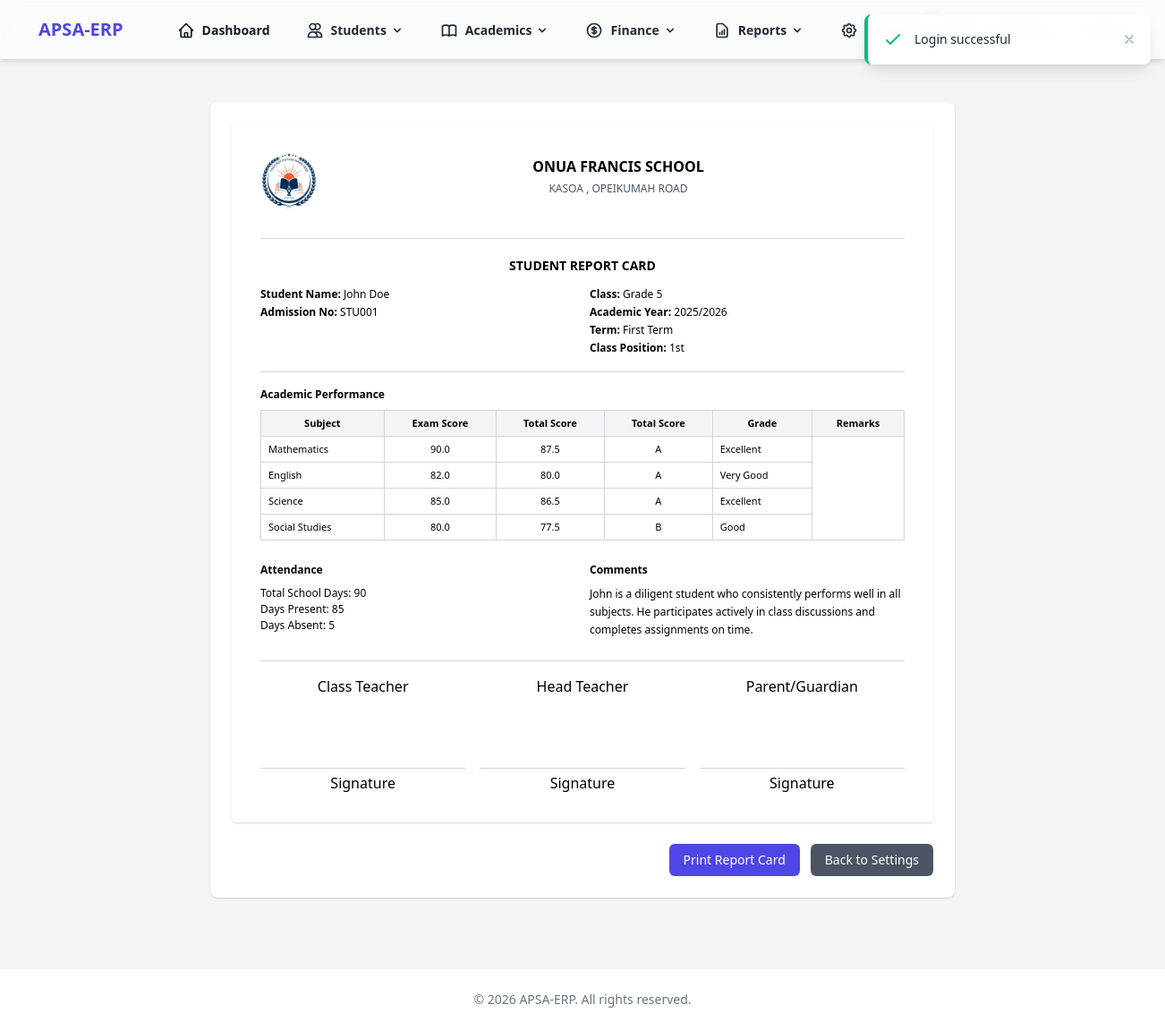
Page /report-cards/sample (signed in) on the earlier database version.
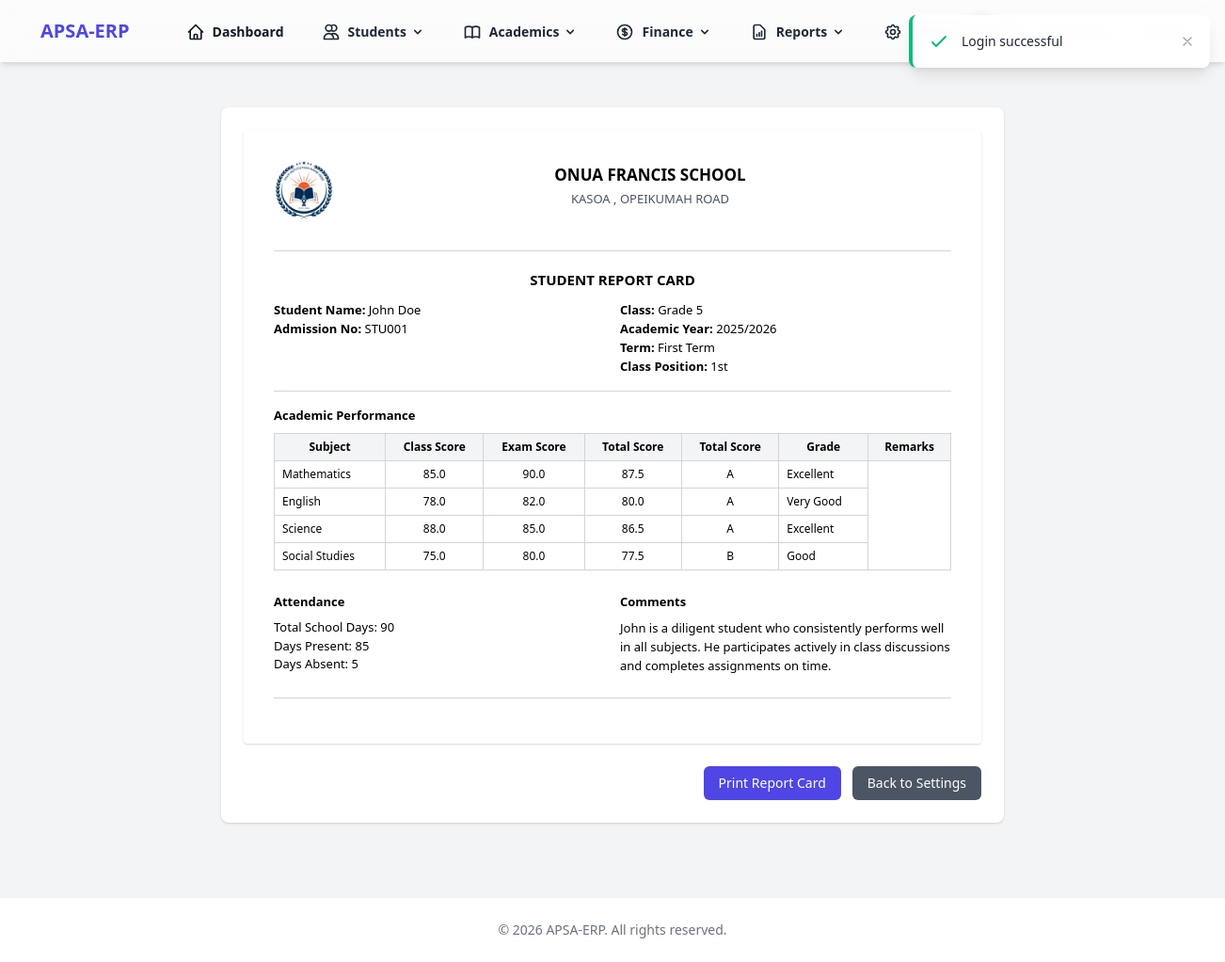
Same page on the later database version.
### app/Core/Controller.php (called while the page is built, shortened)
<?php
class Controller
{
    protected function view($view, $data = [])
    {
        extract($data);
        require_once RESOURCES_PATH . "/views/{$view}.php";
    }
}

### app/Controllers/ReportCardController.php (called while the page is built, shortened)
<?php
class ReportCardController extends Controller
{
    public function sample()
    {
        $reportCardSettingModel = new ReportCardSetting();
        $settings = $reportCardSettingModel->getSettings();
        $settingModel = new Setting();
        $generalSettings = $settingModel->getSettings();
        $gradingScale = $this->getSampleGradingScale();
        $this->view('report_cards/sample', [
            'settings' => $settings,
            'generalSettings' => $generalSettings,
            'gradingScale' => $gradingScale
        ]);
    }
    private function getSampleGradingScale()
    {
        $gradingScaleModel = new GradingScale();
        $scales = $gradingScaleModel->getAllWithRules();
        if (!empty($scales)) {
            return $scales[0];
        }
        return [
            'id' => 1,
            'name' => 'Default Grading Scale',
            'grading_type' => 'letter',
            'rules' => [
                ['grade' => 'A', 'min_score' => 80, 'max_score' => 100, 'remark' => 'Excellent'],
                ['grade' => 'B', 'min_score' => 70, 'max_score' => 79, 'remark' => 'Very Good'],
                ['grade' => 'C', 'min_score' => 60, 'max_score' => 69, 'remark' => 'Good'],
                ['grade' => 'D', 'min_score' => 50, 'max_score' => 59, 'remark' => 'Satisfactory'],
                ['grade' => 'F', 'min_score' => 0, 'max_score' => 49, 'remark' => 'Fail']
            ]
        ];
    }
}

### app/Core/Application.php (called while the page is built, shortened)
<?php
class Application
{
    protected $router;
    public function __construct()
    {
        $this->router = new Router();
    }
    public function run()
    {
        $uri = $_SERVER['REQUEST_URI'] ?? '/';
        if (strlen($uri) > 1) {
            $uri = rtrim($uri, '/');
        }
        $this->router->route($uri);
    }
}

### public/index.php (called while the page is built, shortened)
<?php
$app = new App\Core\Application();
$app->run();

### app/Core/Database.php (called while the page is built, shortened)
<?php
class Database
{
    private $host;
    private $dbname;
    private $username;
    private $password;
    private $charset;
    private $pdo;
    public function __construct()
    {
        $this->host = DB_HOST;
        $this->dbname = DB_NAME;
        $this->username = DB_USER;
        $this->password = DB_PASS;
        $this->charset = DB_CHARSET;
    }
    private function connect()
    {
        try {
            $dsn = "mysql:host={$this->host};dbname={$this->dbname};charset={$this->charset}";
            $options = [
                \PDO::ATTR_ERRMODE => \PDO::ERRMODE_EXCEPTION,
                \PDO::ATTR_DEFAULT_FETCH_MODE => \PDO::FETCH_ASSOC,
                \PDO::ATTR_EMULATE_PREPARES => false,
            ];
            $this->pdo = new \PDO($dsn, $this->username, $this->password, $options);
        } catch (\PDOException $e) {
            throw new \Exception("Database connection failed: " . $e->getMessage());
        }
    }
    public function query($sql, $params = [])
    {
        try {
            $stmt = $this->pdo->prepare($sql);
            $stmt->execute($params);
            return $stmt;
        } catch (\PDOException $e) {
            throw new \Exception("Query failed: " . $e->getMessage());
        }
    }
    public function fetchOne($sql, $params = [])
    {
        $stmt = $this->query($sql, $params);
        return $stmt->fetch();
    }
}

### app/Models/ReportCardSetting.php (called while the page is built, shortened)
<?php
class ReportCardSetting extends Model
{
    protected $table = 'report_card_settings';
    public function getSettings()
    {
        $sql = "SELECT * FROM {$this->table} WHERE id = 1 LIMIT 1";
        return $this->db->fetchOne($sql);
    }
}

### app/Core/Model.php (called while the page is built, shortened)
<?php
class Model
{
    public function __construct()
    {
        $this->db = new Database();
    }
}

### app/Models/Setting.php (called while the page is built, shortened)
<?php
class Setting extends Model
{
    protected $table = 'settings';
    public function getSettings()
    {
        $sql = "SELECT * FROM {$this->table} WHERE id = 1 LIMIT 1";
        return $this->db->fetchOne($sql);
    }
}

### resources/views/report_cards/sample.php (the view, shortened to what the changed rows need)
<?php
$logoPosition = isset($settings['logo_position']) ? $settings['logo_position'] : 'top-left';
$headerFontSize = isset($settings['header_font_size']) ? $settings['header_font_size'] : 16;
$bodyFontSize = isset($settings['body_font_size']) ? $settings['body_font_size'] : 12;
$showSchoolName = !isset($settings['show_school_name']) || $settings['show_school_name'];
$showSchoolAddress = !isset($settings['show_school_address']) || $settings['show_school_address'];
$showSchoolLogo = !isset($settings['show_school_logo']) || $settings['show_school_logo'];
$showAttendance = !isset($settings['show_attendance']) || $settings['show_attendance'];
$showComments = !isset($settings['show_comments']) || $settings['show_comments'];
$showSignatures = !isset($settings['show_signatures']) || $settings['show_signatures'];
$showClassScore = !isset($settings['show_class_score']) || $settings['show_class_score'];
$showTeacherSignature = !isset($settings['show_teacher_signature']) || $settings['show_teacher_signature'];
$showHeadteacherSignature = !isset($settings['show_headteacher_signature']) || $settings['show_headteacher_signature'];
$showParentSignature = !isset($settings['show_parent_signature']) || $settings['show_parent_signature'];
$schoolName = isset($generalSettings['school_name']) ? $generalSettings['school_name'] : 'Sample School Name';
if (isset($settings['custom_school_address']) && !empty($settings['custom_school_address'])) {
    $schoolAddress = $settings['custom_school_address'];
} else {
    $schoolAddress = isset($generalSettings['school_address']) ? $generalSettings['school_address'] : '123 Education Street, City, Country';
}
if (!isset($isSample)) {
    $isSample = true;
}
if ($isSample) {
    $examResults = [
        [
            'subject' => 'Mathematics',
            'class_score' => 85,
            'exam_score' => 90,
            'total_score' => 87.5,
            'grade' => 'A',
            'remark' => 'Excellent'
        ],
        [
            'subject' => 'English',
            'class_score' => 78,
            'exam_score' => 82,
            'total_score' => 80,
            'grade' => 'A',
            'remark' => 'Very Good'
        ],
        [
            'subject' => 'Science',
            'class_score' => 88,
            'exam_score' => 85,
            'total_score' => 86.5,
            'grade' => 'A',
            'remark' => 'Excellent'
        ],
        [
            'subject' => 'Social Studies',
            'class_score' => 75,
            'exam_score' => 80,
            'total_score' => 77.5,
            'grade' => 'B',
            'remark' => 'Good'
        ]
    ];
}
?>
<div class="max-w-4xl mx-auto py-6 sm:px-6 lg:px-8">
    <div class="px-4 py-6 sm:px-0">
        <div class="bg-white shadow overflow-hidden sm:rounded-lg">
            <div class="px-4 py-5 sm:p-6">
                <div id="reportCard" class="bg-white p-8 rounded shadow">
                    <div class="text-center mb-6" id="schoolHeader">
                        <?php if ($showSchoolLogo): ?>
                        <div id="schoolLogo" class="<?= $logoPosition === 'top-left' ? 'float-left mr-4 mb-4' :
                                                     ($logoPosition === 'top-right' ? 'float-right ml-4 mb-4' :
                                                     ($logoPosition === 'bottom-left' ? 'float-left mr-4 mt-4' :
                                                     ($logoPosition === 'bottom-right' ? 'float-right ml-4 mt-4' :
                                                     ($logoPosition === 'top-center' ? 'mx-auto mb-4' :
                                                     ($logoPosition === 'bottom-center' ? 'mx-auto mt-4' : 'mx-auto mb-4'))))) ?>">
                        </div>
                        <?php endif; ?>
                        <?php if ($showSchoolName): ?>
                        <h1 id="schoolName" class="text-2xl font-bold" style="font-size: <?= $headerFontSize ?>px;"><?= htmlspecialchars($schoolName) ?></h1>
                        <?php endif; ?>
                        <?php if ($showSchoolAddress): ?>
                        <p id="schoolAddress" class="text-gray-600" style="font-size: <?= $bodyFontSize ?>px;"><?= htmlspecialchars($schoolAddress) ?></p>
                        <?php endif; ?>
                    </div>
                    <div class="border-t border-b border-gray-300 py-4 my-4">
                        <h2 class="text-center text-lg font-semibold mb-2" style="font-size: <?= ($headerFontSize - 2) ?>px;">STUDENT REPORT CARD</h2>
                        <div class="grid grid-cols-2 gap-4 text-sm" style="font-size: <?= $bodyFontSize ?>px;">
                        </div>
                    </div>
                    <div class="mb-6" id="academicPerformance">
                        <h3 class="text-md font-semibold mb-2" style="font-size: <?= ($headerFontSize - 4) ?>px;">Academic Performance</h3>
                        <table class="w-full text-sm border border-gray-300">
                            <thead>
                                <tr class="bg-gray-100">
                                    <th class="border border-gray-300 px-2 py-1" style="font-size: <?= ($bodyFontSize - 1) ?>px;">Subject</th>
                                    <?php if ($showClassScore): ?>
                                    <th class="border border-gray-300 px-2 py-1" style="font-size: <?= ($bodyFontSize - 1) ?>px;">Class Score</th>
                                    <?php endif; ?>
                                    <th class="border border-gray-300 px-2 py-1" style="font-size: <?= ($bodyFontSize - 1) ?>px;">Exam Score</th>
                                    <th class="border border-gray-300 px-2 py-1" style="font-size: <?= ($bodyFontSize - 1) ?>px;">Total Score</th>
                                    <th class="border border-gray-300 px-2 py-1" style="font-size: <?= ($bodyFontSize - 1) ?>px;">Total Score</th>
                                    <th class="border border-gray-300 px-2 py-1" style="font-size: <?= ($bodyFontSize - 1) ?>px;">Grade</th>
                                    <th class="border border-gray-300 px-2 py-1" style="font-size: <?= ($bodyFontSize - 1) ?>px;">Remarks</th>
                                </tr>
                            </thead>
                            <tbody>
                                <?php if (!empty($examResults)): ?>
                                    <?php foreach ($examResults as $result): ?>
                                    <tr>
                                        <td class="border border-gray-300 px-2 py-1" style="font-size: <?= ($bodyFontSize - 1) ?>px;"><?= htmlspecialchars($result['subject']) ?></td>
                                        <?php if ($showClassScore): ?>
                                        <td class="border border-gray-300 px-2 py-1 text-center" style="font-size: <?= ($bodyFontSize - 1) ?>px;"><?= isset($result['class_score']) && $result['class_score'] !== null ? number_format($result['class_score'], 1) : '-' ?></td>
                                        <?php endif; ?>
                                        <td class="border border-gray-300 px-2 py-1 text-center" style="font-size: <?= ($bodyFontSize - 1) ?>px;"><?= isset($result['exam_score']) && $result['exam_score'] !== null ? number_format($result['exam_score'], 1) : '-' ?></td>
                                        <td class="border border-gray-300 px-2 py-1 text-center" style="font-size: <?= ($bodyFontSize - 1) ?>px;"><?= isset($result['total_score']) ? number_format($result['total_score'], 1) : '-' ?></td>
                                        <td class="border border-gray-300 px-2 py-1 text-center" style="font-size: <?= ($bodyFontSize - 1) ?>px;"><?= htmlspecialchars($result['grade']) ?></td>
                                        <td class="border border-gray-300 px-2 py-1" style="font-size: <?= ($bodyFontSize - 1) ?>px;"><?= htmlspecialchars($result['remark'] ?? '') ?></td>
                                    </tr>
                                    <?php endforeach; ?>
                                <?php else: ?>
                                    <tr><td colspan="7" class="border border-gray-300 px-2 py-1 text-center">No results found.</td></tr>
                                <?php endif; ?>
                            </tbody>
                        </table>
                    </div>
                    <div class="grid grid-cols-2 gap-4 mb-6">
                        <?php if ($showAttendance): ?>
                        <div id="attendanceSection">
                        </div>
                        <?php endif; ?>
                        <?php if ($showComments): ?>
                        <div id="commentsSection">
                        </div>
                        <?php endif; ?>
                    </div>
                    <?php if ($showSignatures): ?>
                    <div class="border-t border-gray-300 pt-4" id="signaturesSection">
                        <div class="grid grid-cols-3 gap-4 text-center signatures-container">
                            <?php if ($showTeacherSignature): ?>
                            <div class="teacher-signature">
                                <p>Class Teacher</p>
                                <div class="h-12 border-b border-gray-300 mt-8"></div>
                                <p class="mt-1">Signature</p>
                            </div>
                            <?php endif; ?>
                            <?php if ($showHeadteacherSignature): ?>
                            <div class="headteacher-signature">
                                <p>Head Teacher</p>
                                <div class="h-12 border-b border-gray-300 mt-8"></div>
                                <p class="mt-1">Signature</p>
                            </div>
                            <?php endif; ?>
                            <?php if ($showParentSignature): ?>
                            <div class="parent-signature">
                                <p>Parent/Guardian</p>
                                <div class="h-12 border-b border-gray-300 mt-8"></div>
                                <p class="mt-1">Signature</p>
                            </div>
                            <?php endif; ?>
                        </div>
                    </div>
                    <?php endif; ?>
                </div>
            </div>
        </div>
    </div>
</div>
<?php
include RESOURCES_PATH . '/layouts/app.php';
?>

Differences in the rows shown:
changed report_card_settings "KASOA , OPEIKUMAH ROAD": body_font_size 12 → 13 (drawn); show_teacher_signature 1 → 0 (drawn); show_headteacher_signature 1 → 0 (drawn); show_parent_signature 1 → 0 (drawn)
Other differences:
text no longer shown: "Class Teacher Signature Head Teacher Signature Parent/Guardian Signature"
text now shown: "Class Score"
new list line: "Mathematics 85.0 90.0 87.5 A Excellent"
new list line: "English 78.0 82.0 80.0 A Very Good"
new list line: "Science 88.0 85.0 86.5 A Excellent"
new list line: "Social Studies 75.0 80.0 77.5 B Good"
list line gone: "Mathematics 90.0 87.5 A Excellent"
list line gone: "English 82.0 80.0 A Very Good"
list line gone: "Science 85.0 86.5 A Excellent"
list line gone: "Social Studies 80.0 77.5 B Good"
